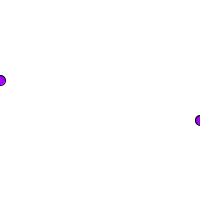
Frame 1 (no input)
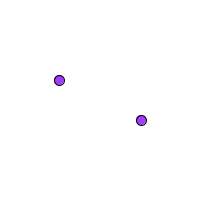
Frame 60 (the mouse pressed at the canvas centre just before this capture)
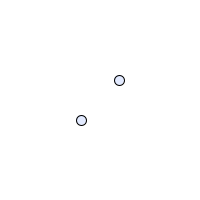
Frame 120 (the mouse held since frame 60 and released just before this capture)

The Processing sketch that drew these frames (run headless with seeded random() and noise(); from frame 60 on, the mouse is pressed at the canvas centre):

// Processing sketch: processing_89002
// ── processing_89002.pde

int x = 0, speedX = 1;
float r = 100;
float a;



void setup()
{
  frameRate(60);
  size(200,200);
  smooth();
}

void draw()
{
  background(255);
  
  float g = (frameCount % 255);
  float b = 255;
  
  if (frameCount % 100 == 1)
  {
    r = random(0,255);
  }
  if (frameCount > 120)
  {
    b = b * .567;
    if (b < 255)
    {
      b = 0;
    } 
  }


  
  if (mouseX < width / 2)
  {
    a = 255;
  }
  else 
  {
    a = (((mouseX)*100)/255);         //not the correct maths, i ran out of time
  }
  
  
  fill(r,g,b,a);
 
  
  ellipse(x, height/2 - 20, 10, 10);
  ellipse((width - x), height/2 + 20, 10, 10);
  x = x + speedX;
  if (x >width || x < 0)
    speedX = speedX * -1;
    
  print("r = ");               //code to view values
  print(r);
  print("   g = ");
  print(g);
  print("   b = ");
  print(b);
  print("   a = ");
  println(a);
}
